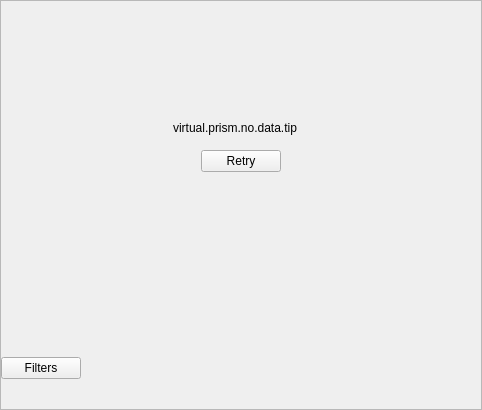
<?xml version="1.0" encoding="UTF-8"?>
<ui version="4.0">
 <class>PLSPrismListView</class>
 <widget class="QFrame" name="PLSPrismListView">
  <property name="geometry">
   <rect>
    <x>0</x>
    <y>0</y>
    <width>482</width>
    <height>410</height>
   </rect>
  </property>
  <property name="cursor">
   <cursorShape>ArrowCursor</cursorShape>
  </property>
  <property name="windowTitle">
   <string>Frame</string>
  </property>
  <property name="styleSheet">
   <string notr="true"/>
  </property>
  <property name="lineWidth">
   <number>0</number>
  </property>
  <layout class="QVBoxLayout" name="verticalLayout_2">
   <property name="spacing">
    <number>0</number>
   </property>
   <property name="leftMargin">
    <number>0</number>
   </property>
   <property name="topMargin">
    <number>0</number>
   </property>
   <property name="rightMargin">
    <number>0</number>
   </property>
   <property name="bottomMargin">
    <number>0</number>
   </property>
   <item>
    <widget class="QScrollArea" name="emptyWidget">
     <property name="horizontalScrollBarPolicy">
      <enum>Qt::ScrollBarAlwaysOff</enum>
     </property>
     <property name="widgetResizable">
      <bool>true</bool>
     </property>
     <widget class="QWidget" name="topWidget">
      <property name="geometry">
       <rect>
        <x>0</x>
        <y>0</y>
        <width>480</width>
        <height>398</height>
       </rect>
      </property>
      <property name="cursor">
       <cursorShape>ArrowCursor</cursorShape>
      </property>
      <layout class="QVBoxLayout" name="verticalLayout">
       <property name="spacing">
        <number>0</number>
       </property>
       <property name="leftMargin">
        <number>0</number>
       </property>
       <property name="topMargin">
        <number>0</number>
       </property>
       <property name="rightMargin">
        <number>0</number>
       </property>
       <property name="bottomMargin">
        <number>0</number>
       </property>
       <item>
        <widget class="QWidget" name="retryWidget" native="true">
         <property name="minimumSize">
          <size>
           <width>0</width>
           <height>100</height>
          </size>
         </property>
         <layout class="QVBoxLayout" name="verticalLayout_3">
          <property name="spacing">
           <number>0</number>
          </property>
          <property name="leftMargin">
           <number>0</number>
          </property>
          <property name="topMargin">
           <number>0</number>
          </property>
          <property name="rightMargin">
           <number>0</number>
          </property>
          <property name="bottomMargin">
           <number>0</number>
          </property>
          <item>
           <spacer name="verticalSpacer_4">
            <property name="orientation">
             <enum>Qt::Vertical</enum>
            </property>
            <property name="sizeType">
             <enum>QSizePolicy::Fixed</enum>
            </property>
            <property name="sizeHint" stdset="0">
             <size>
              <width>10</width>
              <height>30</height>
             </size>
            </property>
           </spacer>
          </item>
          <item>
           <spacer name="verticalSpacer_2">
            <property name="orientation">
             <enum>Qt::Vertical</enum>
            </property>
            <property name="sizeHint" stdset="0">
             <size>
              <width>10</width>
              <height>0</height>
             </size>
            </property>
           </spacer>
          </item>
          <item>
           <layout class="QHBoxLayout" name="horizontalLayout_3">
            <property name="spacing">
             <number>0</number>
            </property>
            <property name="rightMargin">
             <number>12</number>
            </property>
            <item>
             <widget class="QLabel" name="tipLabel">
              <property name="text">
               <string>virtual.prism.no.data.tip</string>
              </property>
              <property name="alignment">
               <set>Qt::AlignCenter</set>
              </property>
              <property name="wordWrap">
               <bool>true</bool>
              </property>
             </widget>
            </item>
           </layout>
          </item>
          <item>
           <spacer name="verticalSpacer">
            <property name="orientation">
             <enum>Qt::Vertical</enum>
            </property>
            <property name="sizeType">
             <enum>QSizePolicy::Fixed</enum>
            </property>
            <property name="sizeHint" stdset="0">
             <size>
              <width>20</width>
              <height>15</height>
             </size>
            </property>
           </spacer>
          </item>
          <item>
           <layout class="QHBoxLayout" name="horizontalLayout">
            <property name="spacing">
             <number>0</number>
            </property>
            <item>
             <spacer name="horizontalSpacer">
              <property name="orientation">
               <enum>Qt::Horizontal</enum>
              </property>
              <property name="sizeHint" stdset="0">
               <size>
                <width>40</width>
                <height>20</height>
               </size>
              </property>
             </spacer>
            </item>
            <item>
             <widget class="QPushButton" name="retryButton">
              <property name="text">
               <string>Retry</string>
              </property>
             </widget>
            </item>
            <item>
             <spacer name="horizontalSpacer_2">
              <property name="orientation">
               <enum>Qt::Horizontal</enum>
              </property>
              <property name="sizeHint" stdset="0">
               <size>
                <width>40</width>
                <height>20</height>
               </size>
              </property>
             </spacer>
            </item>
           </layout>
          </item>
          <item>
           <spacer name="verticalSpacer_3">
            <property name="orientation">
             <enum>Qt::Vertical</enum>
            </property>
            <property name="sizeHint" stdset="0">
             <size>
              <width>10</width>
              <height>0</height>
             </size>
            </property>
           </spacer>
          </item>
          <item>
           <spacer name="verticalSpacer_5">
            <property name="orientation">
             <enum>Qt::Vertical</enum>
            </property>
            <property name="sizeType">
             <enum>QSizePolicy::Fixed</enum>
            </property>
            <property name="sizeHint" stdset="0">
             <size>
              <width>10</width>
              <height>65</height>
             </size>
            </property>
           </spacer>
          </item>
          <item>
           <spacer name="verticalSpacer_6">
            <property name="orientation">
             <enum>Qt::Vertical</enum>
            </property>
            <property name="sizeType">
             <enum>QSizePolicy::Fixed</enum>
            </property>
            <property name="sizeHint" stdset="0">
             <size>
              <width>0</width>
              <height>15</height>
             </size>
            </property>
           </spacer>
          </item>
         </layout>
        </widget>
       </item>
       <item>
        <widget class="QWidget" name="previewBtnWidget" native="true">
         <layout class="QHBoxLayout" name="horizontalLayout_2">
          <property name="spacing">
           <number>0</number>
          </property>
          <property name="leftMargin">
           <number>0</number>
          </property>
          <property name="topMargin">
           <number>15</number>
          </property>
          <property name="rightMargin">
           <number>0</number>
          </property>
          <property name="bottomMargin">
           <number>30</number>
          </property>
          <item>
           <widget class="QPushButton" name="previewBtn">
            <property name="text">
             <string>Filters</string>
            </property>
           </widget>
          </item>
          <item>
           <spacer name="horizontalSpacer_3">
            <property name="orientation">
             <enum>Qt::Horizontal</enum>
            </property>
            <property name="sizeHint" stdset="0">
             <size>
              <width>0</width>
              <height>20</height>
             </size>
            </property>
           </spacer>
          </item>
         </layout>
        </widget>
       </item>
      </layout>
     </widget>
    </widget>
   </item>
   <item>
    <widget class="PLSImageListView" name="listFrame">
     <property name="palette">
      <palette>
       <active>
        <colorrole role="WindowText">
         <brush brushstyle="SolidPattern">
          <color alpha="255">
           <red>0</red>
           <green>0</green>
           <blue>0</blue>
          </color>
         </brush>
        </colorrole>
        <colorrole role="Button">
         <brush brushstyle="SolidPattern">
          <color alpha="255">
           <red>0</red>
           <green>255</green>
           <blue>255</blue>
          </color>
         </brush>
        </colorrole>
        <colorrole role="Light">
         <brush brushstyle="SolidPattern">
          <color alpha="255">
           <red>127</red>
           <green>255</green>
           <blue>255</blue>
          </color>
         </brush>
        </colorrole>
        <colorrole role="Midlight">
         <brush brushstyle="SolidPattern">
          <color alpha="255">
           <red>63</red>
           <green>255</green>
           <blue>255</blue>
          </color>
         </brush>
        </colorrole>
        <colorrole role="Dark">
         <brush brushstyle="SolidPattern">
          <color alpha="255">
           <red>0</red>
           <green>127</green>
           <blue>127</blue>
          </color>
         </brush>
        </colorrole>
        <colorrole role="Mid">
         <brush brushstyle="SolidPattern">
          <color alpha="255">
           <red>0</red>
           <green>170</green>
           <blue>170</blue>
          </color>
         </brush>
        </colorrole>
        <colorrole role="Text">
         <brush brushstyle="SolidPattern">
          <color alpha="255">
           <red>0</red>
           <green>0</green>
           <blue>0</blue>
          </color>
         </brush>
        </colorrole>
        <colorrole role="BrightText">
         <brush brushstyle="SolidPattern">
          <color alpha="255">
           <red>255</red>
           <green>255</green>
           <blue>255</blue>
          </color>
         </brush>
        </colorrole>
        <colorrole role="ButtonText">
         <brush brushstyle="SolidPattern">
          <color alpha="255">
           <red>0</red>
           <green>0</green>
           <blue>0</blue>
          </color>
         </brush>
        </colorrole>
        <colorrole role="Base">
         <brush brushstyle="SolidPattern">
          <color alpha="255">
           <red>255</red>
           <green>255</green>
           <blue>255</blue>
          </color>
         </brush>
        </colorrole>
        <colorrole role="Window">
         <brush brushstyle="SolidPattern">
          <color alpha="255">
           <red>0</red>
           <green>255</green>
           <blue>255</blue>
          </color>
         </brush>
        </colorrole>
        <colorrole role="Shadow">
         <brush brushstyle="SolidPattern">
          <color alpha="255">
           <red>0</red>
           <green>0</green>
           <blue>0</blue>
          </color>
         </brush>
        </colorrole>
        <colorrole role="AlternateBase">
         <brush brushstyle="SolidPattern">
          <color alpha="255">
           <red>127</red>
           <green>255</green>
           <blue>255</blue>
          </color>
         </brush>
        </colorrole>
        <colorrole role="ToolTipBase">
         <brush brushstyle="SolidPattern">
          <color alpha="255">
           <red>255</red>
           <green>255</green>
           <blue>220</blue>
          </color>
         </brush>
        </colorrole>
        <colorrole role="ToolTipText">
         <brush brushstyle="SolidPattern">
          <color alpha="255">
           <red>0</red>
           <green>0</green>
           <blue>0</blue>
          </color>
         </brush>
        </colorrole>
        <colorrole role="PlaceholderText">
         <brush brushstyle="SolidPattern">
          <color alpha="128">
           <red>0</red>
           <green>0</green>
           <blue>0</blue>
          </color>
         </brush>
        </colorrole>
       </active>
       <inactive>
        <colorrole role="WindowText">
         <brush brushstyle="SolidPattern">
          <color alpha="255">
           <red>0</red>
           <green>0</green>
           <blue>0</blue>
          </color>
         </brush>
        </colorrole>
        <colorrole role="Button">
         <brush brushstyle="SolidPattern">
          <color alpha="255">
           <red>0</red>
           <green>255</green>
           <blue>255</blue>
          </color>
         </brush>
        </colorrole>
        <colorrole role="Light">
         <brush brushstyle="SolidPattern">
          <color alpha="255">
           <red>127</red>
           <green>255</green>
           <blue>255</blue>
          </color>
         </brush>
        </colorrole>
        <colorrole role="Midlight">
         <brush brushstyle="SolidPattern">
          <color alpha="255">
           <red>63</red>
           <green>255</green>
           <blue>255</blue>
          </color>
         </brush>
        </colorrole>
        <colorrole role="Dark">
         <brush brushstyle="SolidPattern">
          <color alpha="255">
           <red>0</red>
           <green>127</green>
           <blue>127</blue>
          </color>
         </brush>
        </colorrole>
        <colorrole role="Mid">
         <brush brushstyle="SolidPattern">
          <color alpha="255">
           <red>0</red>
           <green>170</green>
           <blue>170</blue>
          </color>
         </brush>
        </colorrole>
        <colorrole role="Text">
         <brush brushstyle="SolidPattern">
          <color alpha="255">
           <red>0</red>
           <green>0</green>
           <blue>0</blue>
          </color>
         </brush>
        </colorrole>
        <colorrole role="BrightText">
         <brush brushstyle="SolidPattern">
          <color alpha="255">
           <red>255</red>
           <green>255</green>
           <blue>255</blue>
          </color>
         </brush>
        </colorrole>
        <colorrole role="ButtonText">
         <brush brushstyle="SolidPattern">
          <color alpha="255">
           <red>0</red>
           <green>0</green>
           <blue>0</blue>
          </color>
         </brush>
        </colorrole>
        <colorrole role="Base">
         <brush brushstyle="SolidPattern">
          <color alpha="255">
           <red>255</red>
           <green>255</green>
           <blue>255</blue>
          </color>
         </brush>
        </colorrole>
        <colorrole role="Window">
         <brush brushstyle="SolidPattern">
          <color alpha="255">
           <red>0</red>
           <green>255</green>
           <blue>255</blue>
          </color>
         </brush>
        </colorrole>
        <colorrole role="Shadow">
         <brush brushstyle="SolidPattern">
          <color alpha="255">
           <red>0</red>
           <green>0</green>
           <blue>0</blue>
          </color>
         </brush>
        </colorrole>
        <colorrole role="AlternateBase">
         <brush brushstyle="SolidPattern">
          <color alpha="255">
           <red>127</red>
           <green>255</green>
           <blue>255</blue>
          </color>
         </brush>
        </colorrole>
        <colorrole role="ToolTipBase">
         <brush brushstyle="SolidPattern">
          <color alpha="255">
           <red>255</red>
           <green>255</green>
           <blue>220</blue>
          </color>
         </brush>
        </colorrole>
        <colorrole role="ToolTipText">
         <brush brushstyle="SolidPattern">
          <color alpha="255">
           <red>0</red>
           <green>0</green>
           <blue>0</blue>
          </color>
         </brush>
        </colorrole>
        <colorrole role="PlaceholderText">
         <brush brushstyle="SolidPattern">
          <color alpha="128">
           <red>0</red>
           <green>0</green>
           <blue>0</blue>
          </color>
         </brush>
        </colorrole>
       </inactive>
       <disabled>
        <colorrole role="WindowText">
         <brush brushstyle="SolidPattern">
          <color alpha="255">
           <red>0</red>
           <green>127</green>
           <blue>127</blue>
          </color>
         </brush>
        </colorrole>
        <colorrole role="Button">
         <brush brushstyle="SolidPattern">
          <color alpha="255">
           <red>0</red>
           <green>255</green>
           <blue>255</blue>
          </color>
         </brush>
        </colorrole>
        <colorrole role="Light">
         <brush brushstyle="SolidPattern">
          <color alpha="255">
           <red>127</red>
           <green>255</green>
           <blue>255</blue>
          </color>
         </brush>
        </colorrole>
        <colorrole role="Midlight">
         <brush brushstyle="SolidPattern">
          <color alpha="255">
           <red>63</red>
           <green>255</green>
           <blue>255</blue>
          </color>
         </brush>
        </colorrole>
        <colorrole role="Dark">
         <brush brushstyle="SolidPattern">
          <color alpha="255">
           <red>0</red>
           <green>127</green>
           <blue>127</blue>
          </color>
         </brush>
        </colorrole>
        <colorrole role="Mid">
         <brush brushstyle="SolidPattern">
          <color alpha="255">
           <red>0</red>
           <green>170</green>
           <blue>170</blue>
          </color>
         </brush>
        </colorrole>
        <colorrole role="Text">
         <brush brushstyle="SolidPattern">
          <color alpha="255">
           <red>0</red>
           <green>127</green>
           <blue>127</blue>
          </color>
         </brush>
        </colorrole>
        <colorrole role="BrightText">
         <brush brushstyle="SolidPattern">
          <color alpha="255">
           <red>255</red>
           <green>255</green>
           <blue>255</blue>
          </color>
         </brush>
        </colorrole>
        <colorrole role="ButtonText">
         <brush brushstyle="SolidPattern">
          <color alpha="255">
           <red>0</red>
           <green>127</green>
           <blue>127</blue>
          </color>
         </brush>
        </colorrole>
        <colorrole role="Base">
         <brush brushstyle="SolidPattern">
          <color alpha="255">
           <red>0</red>
           <green>255</green>
           <blue>255</blue>
          </color>
         </brush>
        </colorrole>
        <colorrole role="Window">
         <brush brushstyle="SolidPattern">
          <color alpha="255">
           <red>0</red>
           <green>255</green>
           <blue>255</blue>
          </color>
         </brush>
        </colorrole>
        <colorrole role="Shadow">
         <brush brushstyle="SolidPattern">
          <color alpha="255">
           <red>0</red>
           <green>0</green>
           <blue>0</blue>
          </color>
         </brush>
        </colorrole>
        <colorrole role="AlternateBase">
         <brush brushstyle="SolidPattern">
          <color alpha="255">
           <red>0</red>
           <green>255</green>
           <blue>255</blue>
          </color>
         </brush>
        </colorrole>
        <colorrole role="ToolTipBase">
         <brush brushstyle="SolidPattern">
          <color alpha="255">
           <red>255</red>
           <green>255</green>
           <blue>220</blue>
          </color>
         </brush>
        </colorrole>
        <colorrole role="ToolTipText">
         <brush brushstyle="SolidPattern">
          <color alpha="255">
           <red>0</red>
           <green>0</green>
           <blue>0</blue>
          </color>
         </brush>
        </colorrole>
        <colorrole role="PlaceholderText">
         <brush brushstyle="SolidPattern">
          <color alpha="128">
           <red>0</red>
           <green>0</green>
           <blue>0</blue>
          </color>
         </brush>
        </colorrole>
       </disabled>
      </palette>
     </property>
     <property name="autoFillBackground">
      <bool>false</bool>
     </property>
     <property name="frameShape">
      <enum>QFrame::NoFrame</enum>
     </property>
     <property name="frameShadow">
      <enum>QFrame::Plain</enum>
     </property>
     <property name="lineWidth">
      <number>0</number>
     </property>
    </widget>
   </item>
  </layout>
 </widget>
 <customwidgets>
  <customwidget>
   <class>PLSImageListView</class>
   <extends>QFrame</extends>
   <header>PLSImageListView.h</header>
   <container>1</container>
  </customwidget>
 </customwidgets>
 <resources/>
 <connections/>
</ui>
